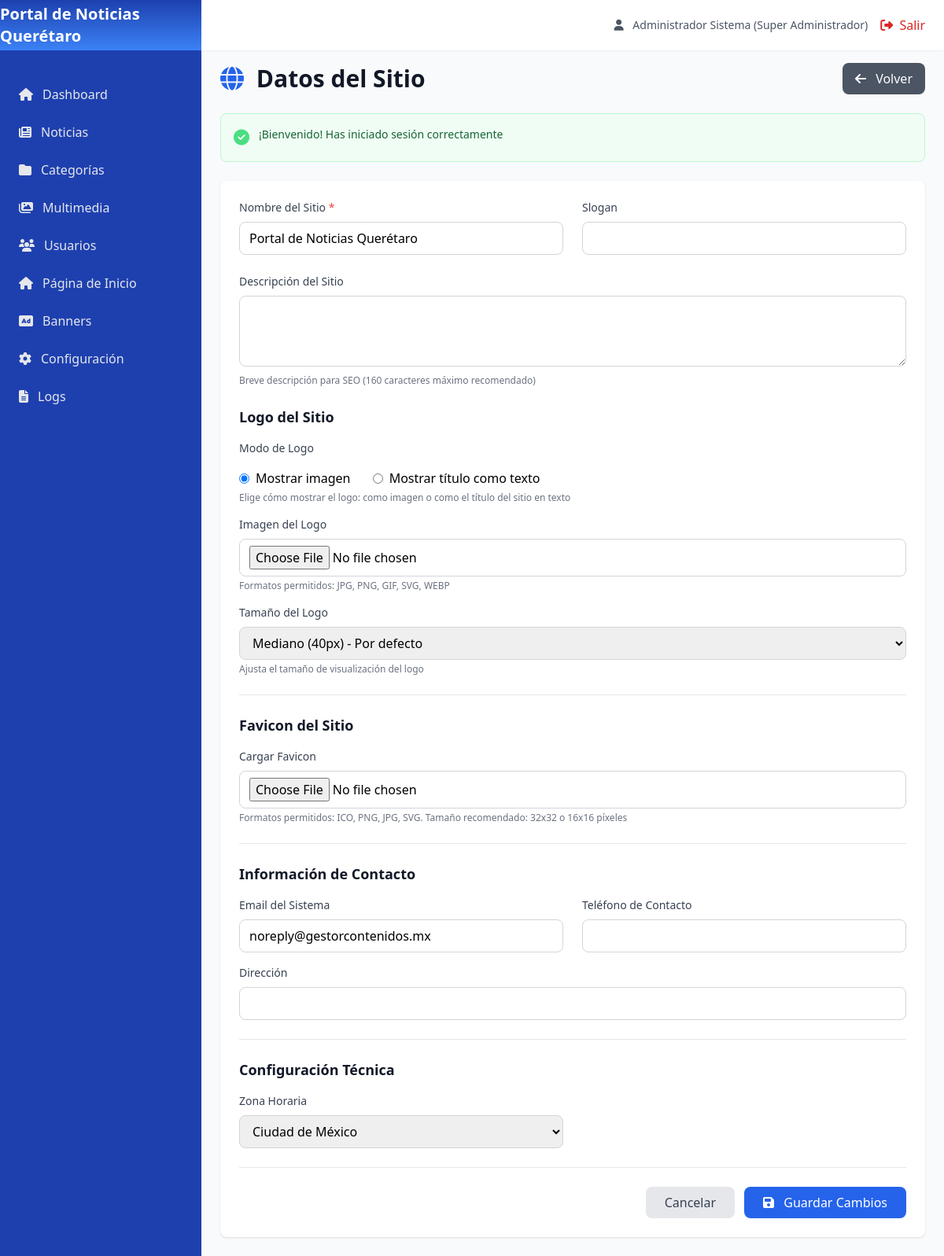
The page /configuracion_sitio.php (signed in) on the database as committed earlier.
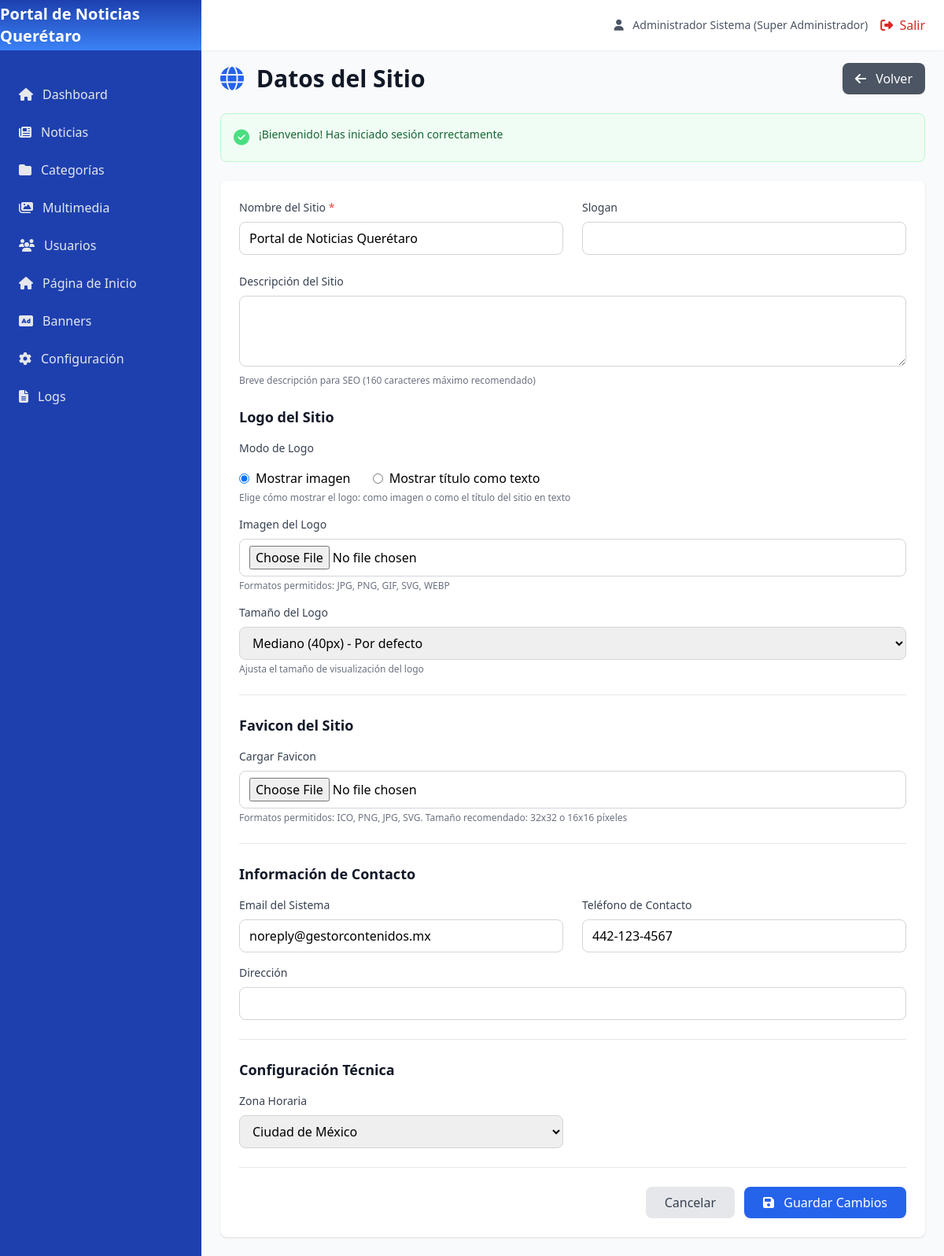
The same page on the database as committed later.
### tables this page shows
CREATE TABLE IF NOT EXISTS `configuracion` (
  `id` int(11) NOT NULL AUTO_INCREMENT,
  `clave` varchar(100) NOT NULL,
  `valor` text,
  `tipo` varchar(50) DEFAULT 'texto',
  `grupo` varchar(50) DEFAULT 'general',
  `descripcion` varchar(255) DEFAULT NULL,
  PRIMARY KEY (`id`),
  UNIQUE KEY `clave` (`clave`)
);

### config/bootstrap.php (called while the page is built, shortened)
<?php
spl_autoload_register(function ($class) {
    $paths = [
        __DIR__ . '/../config/',
        __DIR__ . '/../app/models/',
        __DIR__ . '/../app/controllers/',
    ];
    foreach ($paths as $path) {
        $file = $path . $class . '.php';
        if (file_exists($file)) {
            return;
        }
    }
});
function e($string) {
    return htmlspecialchars($string ?? '', ENT_QUOTES, 'UTF-8');
}
function isAuthenticated() {
    return isset($_SESSION['usuario_id']) && !empty($_SESSION['usuario_id']);
}

### config/Database.php (called while the page is built, shortened)
<?php
class Database {
    private static $instance = null;
    private $connection;
    private function __construct() {
        try {
            $dsn = "mysql:host=" . DB_HOST . ";dbname=" . DB_NAME . ";charset=" . DB_CHARSET;
            $options = [
                PDO::ATTR_ERRMODE => PDO::ERRMODE_EXCEPTION,
                PDO::ATTR_DEFAULT_FETCH_MODE => PDO::FETCH_ASSOC,
                PDO::ATTR_EMULATE_PREPARES => false,
            ];
            $this->connection = new PDO($dsn, DB_USER, DB_PASS, $options);
        } catch (PDOException $e) {
            die("Error de conexión: " . $e->getMessage());
        }
    }
    public static function getInstance() {
        if (self::$instance === null) {
            self::$instance = new self();
        }
        return self::$instance;
    }
    public function getConnection() {
        return $this->connection;
    }
}

### app/models/Configuracion.php (called while the page is built, shortened)
<?php
class Configuracion {
    private $db;
    private $table = 'configuracion';
    public function __construct() {
        $this->db = Database::getInstance()->getConnection();
    }
    public function getByGrupo($grupo) {
        $query = "SELECT * FROM {$this->table} WHERE grupo = :grupo ORDER BY clave";
        $stmt = $this->db->prepare($query);
        $stmt->execute(['grupo' => $grupo]);
        $result = [];
        foreach ($stmt->fetchAll() as $row) {
            $result[$row['clave']] = $row;
        }
        return $result;
    }
}

### configuracion_sitio.php (the view, shortened to what the rows shown need)
<?php
require_once __DIR__ . '/config/bootstrap.php';
$configuracionModel = new Configuracion();
$config = $configuracionModel->getByGrupo('general');
?>
<div class="space-y-6">
    <div class="flex items-center justify-between">
        <h1 class="text-3xl font-bold text-gray-900">
            <i class="fas fa-globe mr-2 text-blue-600"></i>
            Datos del Sitio
        </h1>
    </div>
    <div class="bg-white rounded-lg shadow p-6">
        <form method="POST" enctype="multipart/form-data" class="space-y-6">
            <div class="grid grid-cols-1 md:grid-cols-2 gap-6">
                <div>
                    <label class="block text-sm font-medium text-gray-700 mb-2">
                        Nombre del Sitio <span class="text-red-500">*</span>
                    </label>
                    <input type="text" name="nombre_sitio"
                           value="<?php echo e($config['nombre_sitio']['valor'] ?? 'Portal de Noticias'); ?>"
                           class="w-full border border-gray-300 rounded-lg px-3 py-2 focus:outline-none focus:ring-2 focus:ring-blue-500"
                           required>
                </div>
            </div>
            <div class="border-t border-gray-200 pt-6">
                <div class="grid grid-cols-1 md:grid-cols-2 gap-6">
                    <div>
                        <label class="block text-sm font-medium text-gray-700 mb-2">
                            Email del Sistema
                        </label>
                        <input type="email" name="email_sistema"
                               value="<?php echo e($config['email_sistema']['valor'] ?? ''); ?>"
                               class="w-full border border-gray-300 rounded-lg px-3 py-2 focus:outline-none focus:ring-2 focus:ring-blue-500">
                    </div>
                    <div>
                        <label class="block text-sm font-medium text-gray-700 mb-2">
                            Teléfono de Contacto
                        </label>
                        <input type="text" name="telefono_contacto"
                               value="<?php echo e($config['telefono_contacto']['valor'] ?? ''); ?>"
                               class="w-full border border-gray-300 rounded-lg px-3 py-2 focus:outline-none focus:ring-2 focus:ring-blue-500">
                    </div>
                </div>
            </div>
            <div class="border-t border-gray-200 pt-6">
                <div class="grid grid-cols-1 md:grid-cols-2 gap-6">
                    <div>
                        <label class="block text-sm font-medium text-gray-700 mb-2">
                            Zona Horaria
                        </label>
                        <select name="zona_horaria"
                                class="w-full border border-gray-300 rounded-lg px-3 py-2 focus:outline-none focus:ring-2 focus:ring-blue-500">
                            <option value="America/Mexico_City" <?php echo ($config['zona_horaria']['valor'] ?? '') === 'America/Mexico_City' ? 'selected' : ''; ?>>
                                Ciudad de México
                            </option>
                        </select>
                    </div>
                </div>
            </div>
        </form>
    </div>
</div>
<?php
$content = ob_get_clean();
include __DIR__ . '/app/views/layouts/main.php';
?>

### app/views/layouts/main.php (shortened to what the rows shown need)
<!DOCTYPE html>
<html lang="es">
<head>
    <script src="https://cdn.tailwindcss.com"></script>
    <link rel="stylesheet" href="https://cdnjs.cloudflare.com/ajax/libs/font-awesome/6.4.0/css/all.min.css">
    <link href="https://unpkg.com/aos@2.3.1/dist/aos.css" rel="stylesheet">
    <?php
    if (isAuthenticated()) {
        $configuracionModel = new Configuracion();
        $configGeneral = $configuracionModel->getByGrupo('general');
        $nombreSitio = $configGeneral['nombre_sitio']['valor'] ?? 'CMS Noticias';
        $logoSitio = $configGeneral['logo_sitio']['valor'] ?? null;
    }
    ?>
</head>
<body class="bg-gray-50">
    <?php if (isAuthenticated()): ?>
        <div class="fixed inset-y-0 left-0 w-64 sidebar-bg text-white transform -translate-x-full lg:translate-x-0 transition-transform duration-300 ease-in-out z-30" id="sidebar">
            <div class="flex items-center justify-center h-16 sidebar-header-bg">
                <?php if (!empty($logoSitio)): ?>
                <img src="<?php echo e(BASE_URL . $logoSitio); ?>" alt="<?php echo e($nombreSitio); ?>" class="h-10" loading="eager">
                <?php else: ?>
                <h1 class="text-xl font-bold"><?php echo e($nombreSitio ?? 'CMS Noticias'); ?></h1>
                <?php endif; ?>
            </div>
        </div>
        <div class="lg:ml-64">
            <main class="pt-20 px-6 pb-6">
                <?php echo $content ?? ''; ?>
            </main>
        </div>
    <?php else: ?>
        <?php echo $content ?? ''; ?>
    <?php endif; ?>
</body>
</html>

Rows that differ between the two databases and show on the page:
now on this page (row edited): configuracion: telefono_contacto "442-123-4567"
